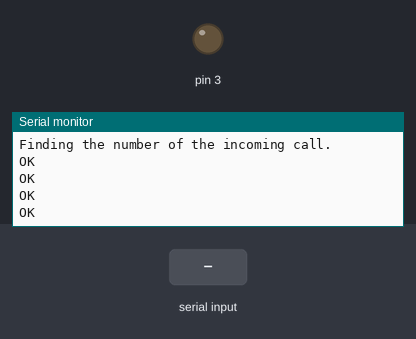
A sketch run on a simulated Arduino Uno, built with avr-gcc and run on an emulated ATmega328P. On the bench: output pins drawn as LEDs (lit = HIGH), the last lines printed to the serial monitor. The inputs (shaded band) are chosen by the test bench. Random numbers use the default seed unless the sketch sets one; the modem accepts every AT command (registered, SIM ready, sends succeed) and sends nothing else.

Above: at 7.2 s.
7.3 s: "s\n" received over Serial
At 10.0 s:
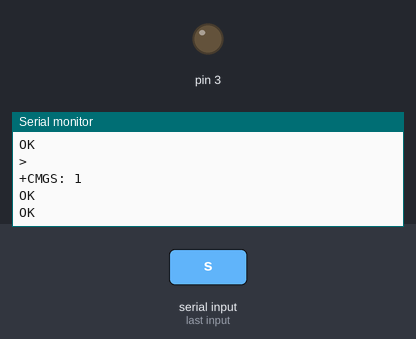
10.3 s: "+CMT\n" received over the second serial link
At 12.5 s:
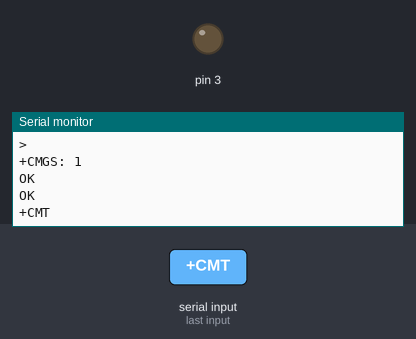
12.8 s: "+CLIP\n" received over the second serial link
At 14.5 s:
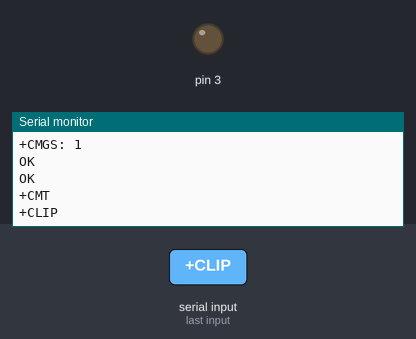
15.3 s: "RING\n" received over the second serial link
At 17.6 s:
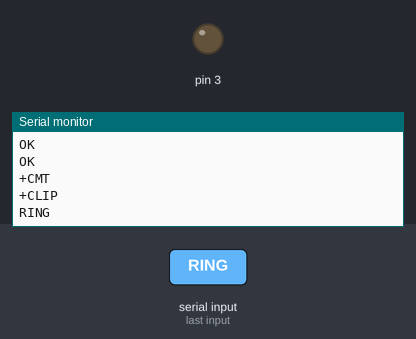

Measured:
- after the input at 7.3 s, the serial monitor: prints a new line after 2.4 s (image 1)
- after the input at 10.3 s, the serial monitor: prints a new line after 1.0 s (image 2)
- after the input at 12.8 s, the serial monitor: prints a new line after 1.0 s (image 3)
- after the input at 15.3 s, the serial monitor: prints a new line after 1.0 s (image 4)

The sketch:

sim800l-sketch.ino
```cpp
 /**
  * SIM800L SMS Gateway
  * by Marcin Borkowski <marborkowski@gmail.com>
  * ------------------------------------------------------------
  *
  * You can use this arduino sketch
  * to send and receive SMS messages using simple SIM800L board.
  *
  * WARNING: The input voltage should not be higher than 4.7V
  *
  * Aliexpress.com:
  * http://www.aliexpress.com/item/1pcs-Smallest-SIM800L-GPRS-GSM-Module-MicroSIM-Card-Core-BOard-Quad-band-TTL-Serial-Port/32664202170.html
  */
#include <SoftwareSerial.h>
#include "Mario.h"

static int BAUD_RATE = 9600;
const byte SIM800L_RX_PIN = 8;
const byte SIM800L_TX_PIN = 7;
String incomingData;

Mario mario(3);
SoftwareSerial SMSGateway(SIM800L_RX_PIN, SIM800L_TX_PIN);

void setup()
{
  delay(1000);

  SMSGateway.begin(BAUD_RATE);
  Serial.begin(BAUD_RATE);

  while(!Serial || !SMSGateway);

  delay(1000);

  Serial.println("Serial gateway ready.");

  Serial.println("Configuring incoming SMS policy...");
  SMSGateway.write("AT+CNMI=2,2,0,0,0\r");
  delay(1000);

  Serial.println("Selecting TE character set.");
  SMSGateway.write("AT+CSCS=\"GSM\"\r");
  delay(1000);

  Serial.println("Selecting ASCII as a text mode.");
  SMSGateway.println("AT+CMGF=1");
  delay(1000);

  Serial.println("Finding the number of the incoming call.");
  SMSGateway.println("AT+CLIP=1");
  delay(1000);
}

void sendMessage() {
  SMSGateway.println("AT+CMGF=1");
  delay(100);

  SMSGateway.println("AT+CMGS=\"+48697000000\"");
  delay(100);

  SMSGateway.println("Random Message #" + String(random(100)));
  delay(100);

  SMSGateway.write(0x1A);
  delay(1000);

  SMSGateway.println("AT");
}

void incomingCommands() {
  if (Serial.available() > 0) {
    switch(Serial.read()) {
      case 's':
        sendMessage();
        break;
      case 'a':
        allMessages();
        break;
    }
  }
}

void printOutput() {
  if (SMSGateway.available() > 0) {
    incomingData = SMSGateway.readString();
    filterIncomingData(incomingData);
  }
}

void filterIncomingData(String data) {
  if (data.indexOf("+CMT") > 0) {
    Serial.println("SMS Body: " + getValue(data, '\r', 2));
  }

  if (data.indexOf("+CLIP") > 0) {
    Serial.println("Incoming call from: " + getValue(data, '"', 1));
  }

  if (data.indexOf("RING") > 0) {
    SMSGateway.println("ATA");
    //mario.play();
    delay(10000);
    SMSGateway.println("ATH");
  }

  Serial.println(data);
}

void allMessages() {
  SMSGateway.println("AT+CMGF=\"ALL\"");
}

String getValue(String data, char separator, int index)
{
  int found = 0;
  int strIndex[] = { 0, -1 };
  int maxIndex = data.length() - 1;

  for(int i=0; i <= maxIndex && found <= index; i++) {
    if(data.charAt(i) == separator || i == maxIndex) {
      found++;
      strIndex[0] = strIndex[1]+1;
      strIndex[1] = (i == maxIndex) ? i+1 : i;
    }
  }

  String out = data.substring(strIndex[0], strIndex[1]);
  out.replace("\r", "");
  out.replace("\n", "");

  return found > index ? out : "";
}

void loop()
{
  printOutput();
  incomingCommands();
}
```

Mario.cpp
```cpp
#include "Arduino.h"
#include "Mario.h"
/**
 * CPP implementation (porting to the Arduino library)
 * by Marcin Borkowski <marborkowski@gmail.com>
 */

/*
  Arduino Mario Bros Tunes
  With Piezo Buzzer and PWM

  Connect the positive side of the Buzzer to pin 3,
  then the negative side to a 1k ohm resistor. Connect
  the other side of the 1 k ohm resistor to
  ground(GND) pin on the Arduino.

  by: Dipto Pratyaksa
  last updated: 31/3/13
*/

/*************************************************
 * Public Constants
 *************************************************/

#define NOTE_B0  31
#define NOTE_C1  33
#define NOTE_CS1 35
#define NOTE_D1  37
#define NOTE_DS1 39
#define NOTE_E1  41
#define NOTE_F1  44
#define NOTE_FS1 46
#define NOTE_G1  49
#define NOTE_GS1 52
#define NOTE_A1  55
#define NOTE_AS1 58
#define NOTE_B1  62
#define NOTE_C2  65
#define NOTE_CS2 69
#define NOTE_D2  73
#define NOTE_DS2 78
#define NOTE_E2  82
#define NOTE_F2  87
#define NOTE_FS2 93
#define NOTE_G2  98
#define NOTE_GS2 104
#define NOTE_A2  110
#define NOTE_AS2 117
#define NOTE_B2  123
#define NOTE_C3  131
#define NOTE_CS3 139
#define NOTE_D3  147
#define NOTE_DS3 156
#define NOTE_E3  165
#define NOTE_F3  175
#define NOTE_FS3 185
#define NOTE_G3  196
#define NOTE_GS3 208
#define NOTE_A3  220
#define NOTE_AS3 233
#define NOTE_B3  247
#define NOTE_C4  262
#define NOTE_CS4 277
#define NOTE_D4  294
#define NOTE_DS4 311
#define NOTE_E4  330
#define NOTE_F4  349
#define NOTE_FS4 370
#define NOTE_G4  392
#define NOTE_GS4 415
#define NOTE_A4  440
#define NOTE_AS4 466
#define NOTE_B4  494
#define NOTE_C5  523
#define NOTE_CS5 554
#define NOTE_D5  587
#define NOTE_DS5 622
#define NOTE_E5  659
#define NOTE_F5  698
#define NOTE_FS5 740
#define NOTE_G5  784
#define NOTE_GS5 831
#define NOTE_A5  880
#define NOTE_AS5 932
#define NOTE_B5  988
#define NOTE_C6  1047
#define NOTE_CS6 1109
#define NOTE_D6  1175
#define NOTE_DS6 1245
#define NOTE_E6  1319
#define NOTE_F6  1397
#define NOTE_FS6 1480
#define NOTE_G6  1568
#define NOTE_GS6 1661
#define NOTE_A6  1760
#define NOTE_AS6 1865
#define NOTE_B6  1976
#define NOTE_C7  2093
#define NOTE_CS7 2217
#define NOTE_D7  2349
#define NOTE_DS7 2489
#define NOTE_E7  2637
#define NOTE_F7  2794
#define NOTE_FS7 2960
#define NOTE_G7  3136
#define NOTE_GS7 3322
#define NOTE_A7  3520
#define NOTE_AS7 3729
#define NOTE_B7  3951
#define NOTE_C8  4186
#define NOTE_CS8 4435
#define NOTE_D8  4699
#define NOTE_DS8 4978

//Mario main theme melody

int song = 0;
int melody[] = {
  NOTE_E7, NOTE_E7, 0, NOTE_E7,
  0, NOTE_C7, NOTE_E7, 0,
  NOTE_G7, 0, 0,  0,
  NOTE_G6, 0, 0, 0,

  NOTE_C7, 0, 0, NOTE_G6,
  0, 0, NOTE_E6, 0,
  0, NOTE_A6, 0, NOTE_B6,
  0, NOTE_AS6, NOTE_A6, 0,

  NOTE_G6, NOTE_E7, NOTE_G7,
  NOTE_A7, 0, NOTE_F7, NOTE_G7,
  0, NOTE_E7, 0, NOTE_C7,
  NOTE_D7, NOTE_B6, 0, 0,

  NOTE_C7, 0, 0, NOTE_G6,
  0, 0, NOTE_E6, 0,
  0, NOTE_A6, 0, NOTE_B6,
  0, NOTE_AS6, NOTE_A6, 0,

  NOTE_G6, NOTE_E7, NOTE_G7,
  NOTE_A7, 0, NOTE_F7, NOTE_G7,
  0, NOTE_E7, 0, NOTE_C7,
  NOTE_D7, NOTE_B6, 0, 0
};

//Mario main them tempo
int tempo[] = {
  12, 12, 12, 12,
  12, 12, 12, 12,
  12, 12, 12, 12,
  12, 12, 12, 12,

  12, 12, 12, 12,
  12, 12, 12, 12,
  12, 12, 12, 12,
  12, 12, 12, 12,

  9, 9, 9,
  12, 12, 12, 12,
  12, 12, 12, 12,
  12, 12, 12, 12,

  12, 12, 12, 12,
  12, 12, 12, 12,
  12, 12, 12, 12,
  12, 12, 12, 12,

  9, 9, 9,
  12, 12, 12, 12,
  12, 12, 12, 12,
  12, 12, 12, 12,
};

//Underworld melody
int underworld_melody[] = {
  NOTE_C4, NOTE_C5, NOTE_A3, NOTE_A4,
  NOTE_AS3, NOTE_AS4, 0,
  0,
  NOTE_C4, NOTE_C5, NOTE_A3, NOTE_A4,
  NOTE_AS3, NOTE_AS4, 0,
  0,
  NOTE_F3, NOTE_F4, NOTE_D3, NOTE_D4,
  NOTE_DS3, NOTE_DS4, 0,
  0,
  NOTE_F3, NOTE_F4, NOTE_D3, NOTE_D4,
  NOTE_DS3, NOTE_DS4, 0,
  0, NOTE_DS4, NOTE_CS4, NOTE_D4,
  NOTE_CS4, NOTE_DS4,
  NOTE_DS4, NOTE_GS3,
  NOTE_G3, NOTE_CS4,
  NOTE_C4, NOTE_FS4, NOTE_F4, NOTE_E3, NOTE_AS4, NOTE_A4,
  NOTE_GS4, NOTE_DS4, NOTE_B3,
  NOTE_AS3, NOTE_A3, NOTE_GS3,
  0, 0, 0
};

//Underwolrd tempo
int underworld_tempo[] = {
  12, 12, 12, 12,
  12, 12, 6,
  3,
  12, 12, 12, 12,
  12, 12, 6,
  3,
  12, 12, 12, 12,
  12, 12, 6,
  3,
  12, 12, 12, 12,
  12, 12, 6,
  6, 18, 18, 18,
  6, 6,
  6, 6,
  6, 6,
  18, 18, 18, 18, 18, 18,
  10, 10, 10,
  10, 10, 10,
  3, 3, 3
};

Mario::Mario(int pin)
{
  pinMode(pin, OUTPUT);
  _pin = pin;
}

void Mario::sing(int s) {
  // iterate over the notes of the melody:
  song = s;
  if (song == 2) {
    int size = sizeof(underworld_melody) / sizeof(int);
    for (int thisNote = 0; thisNote < size; thisNote++) {

      // to calculate the note duration, take one second
      // divided by the note type.
      //e.g. quarter note = 1000 / 4, eighth note = 1000/8, etc.
      int noteDuration = 1000 / underworld_tempo[thisNote];

      Mario::buzz(_pin, underworld_melody[thisNote], noteDuration);

      // to distinguish the notes, set a minimum time between them.
      // the note's duration + 30% seems to work well:
      int pauseBetweenNotes = noteDuration * 1.30;
      delay(pauseBetweenNotes);

      // stop the tone playing:
      Mario::buzz(_pin, 0, noteDuration);

    }

  } else {

    int size = sizeof(melody) / sizeof(int);
    for (int thisNote = 0; thisNote < size; thisNote++) {

      // to calculate the note duration, take one second
      // divided by the note type.
      //e.g. quarter note = 1000 / 4, eighth note = 1000/8, etc.
      int noteDuration = 1000 / tempo[thisNote];

      Mario::buzz(_pin, melody[thisNote], noteDuration);

      // to distinguish the notes, set a minimum time between them.
      // the note's duration + 30% seems to work well:
      int pauseBetweenNotes = noteDuration * 1.30;
      delay(pauseBetweenNotes);

      // stop the tone playing:
      Mario::buzz(_pin, 0, noteDuration);

    }
  }
}


void Mario::buzz(int targetPin, long frequency, long length) {
  digitalWrite(13, HIGH);
  long delayValue = 1000000 / frequency / 2; // calculate the delay value between transitions
  //// 1 second's worth of microseconds, divided by the frequency, then split in half since
  //// there are two phases to each cycle
  long numCycles = frequency * length / 1000; // calculate the number of cycles for proper timing
  //// multiply frequency, which is really cycles per second, by the number of seconds to
  //// get the total number of cycles to produce
  for (long i = 0; i < numCycles; i++) { // for the calculated length of time...
    digitalWrite(targetPin, HIGH); // write the buzzer pin high to push out the diaphram
    delayMicroseconds(delayValue); // wait for the calculated delay value
    digitalWrite(targetPin, LOW); // write the buzzer pin low to pull back the diaphram
    delayMicroseconds(delayValue); // wait again or the calculated delay value
  }
  digitalWrite(13, LOW);

}
void Mario::play()
{
  sing(1);
  sing(1);
  sing(1);
}
```

Mario.h
```cpp
#ifndef Mario_h
#define Mario_h
#include "Arduino.h"

class Mario
{
  public:
    Mario(int pin);
    void play();
    void buzz(int targetPin, long frequency, long length);
    void sing(int index);
  private:
    int _pin;
};

#endif
```
